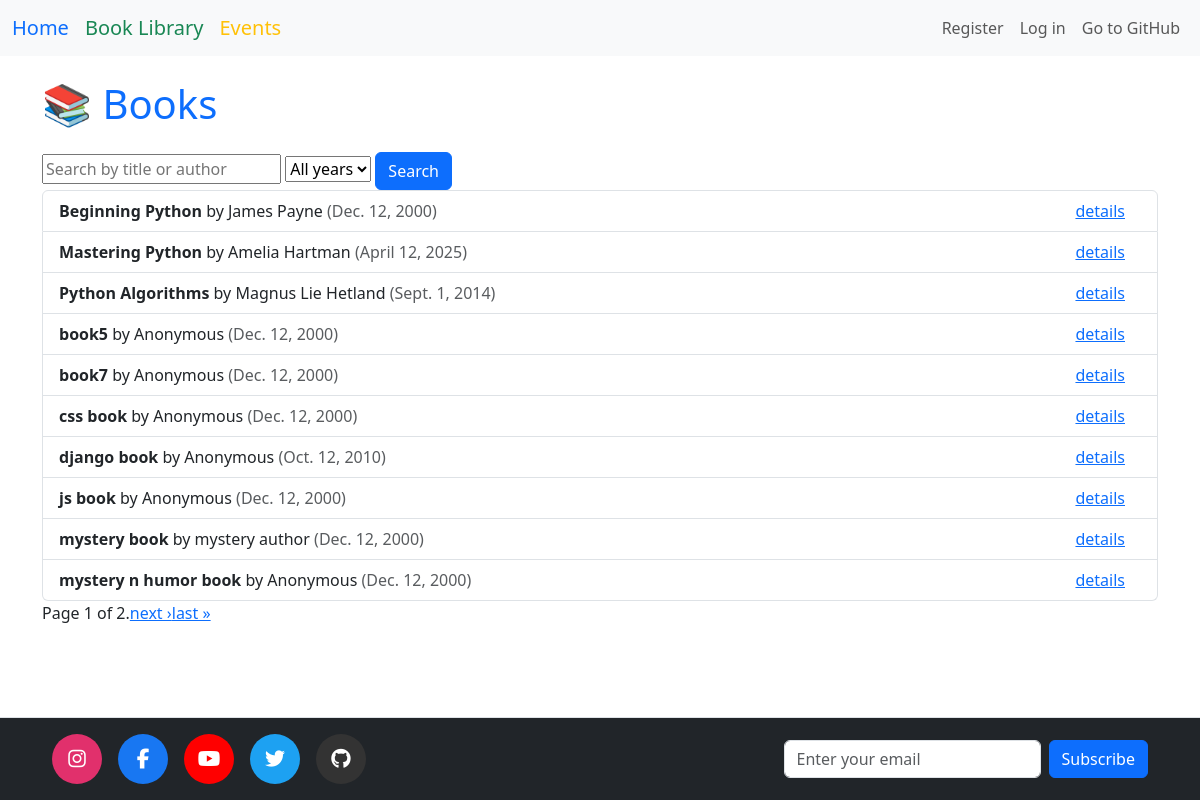
The page /books/ on the database its author committed.
### books/models.py (models this page shows, shortened)
class Book(models.Model):
    title = models.CharField(max_length=100)
    author = models.CharField(max_length=100, default='Anonymous')
    published = models.DateField(null=True, blank=True,
    default='2000-12-12')  # YYYY-MM-DD
    content = models.TextField(
        blank=True,
        null=True,
    )
    genres = models.ManyToManyField(Genre, related_name='books')
    pdf_file = models.FileField(upload_to='media_files/pdfs/', null=True, blank=True)

### books/views.py (the view, shortened to what this page needs)
# urls.py: path('books/', views.book_list, name='book_list'),
def book_list(request):
    books = Book.objects.all()
    user = request.user
    form = BookSearchForm(request.GET or None)
    books = books.order_by('title')
    paginator = Paginator(books, 10)
    page_number = request.GET.get('page')
    page_obj = paginator.get_page(page_number)
    context = {
        'user': user,
        'form': form,
        'page_obj': page_obj,
    }
    return render(request, 'books/book_list.html', context)

### books/forms.py
class EmailSubscriptionForm(forms.Form):
    email = forms.EmailField(
        widget=forms.EmailInput(attrs={
            'class': 'form-control',
            'placeholder': 'Enter your email',
            'required': True,
        }),
        label=""
    )

class BookSearchForm(forms.Form):
    search_query = forms.CharField(
        max_length=100,
        required=False,
        widget=forms.TextInput(attrs={
            'placeholder': 'Search by title or author',
        })
    )
    date_search_query = forms.ChoiceField(
        choices=[],
        required=False,
        label="Published Year"
    )
    def __init__(self, *args, **kwargs):
        super().__init__(*args, **kwargs)
        self.fields['date_search_query'].choices = get_year_choices()

### books/context_processors.py (called while the page is built)
def subscription_form(request):
    return {
        'subscribe_form': EmailSubscriptionForm()
    }

### books/utils.py (called while the page is built)
def get_year_choices():
    years_qs = Book.objects.annotate(year=ExtractYear('published')) \
                           .values_list('year', flat=True) \
                           .distinct()
    years = sorted([y for y in years_qs if y is not None], reverse=True)
    return [('', 'All years')] + [(str(y), str(y)) for y in years]

### templates/books/book_list.html (shortened to what this page needs)
{% extends '../base.html' %}
{% block content %}
<div class="container mt-4">
  <div class="d-flex justify-content-between align-items-center mb-3">
    <h1 class="text-primary">📚 Books</h1>
  </div>
<form method="get" action="">
    {{ form.search_query }}
    {{ form.date_search_query }}
    <button type="submit" class="btn btn-primary">Search</button>
</form>
  {% if page_obj.object_list %}
    <ul class="list-group">
      {% for book in page_obj.object_list %}
          <li class="list-group-item d-flex align-items-center justify-content-between">
              <div>
                <strong>{{ book.title }}</strong> by {{ book.author }}
                <span class="text-muted">({{ book.published }})</span>
              </div>
              <div>
                <a href="{% url 'book_details' book.pk %}" class="me-3">details</a>
              </div>
          </li>
      {% endfor %}
    </ul>
  <div class="pagination">
        <span>
            Page {{ page_obj.number }} of {{ page_obj.paginator.num_pages }}.
        </span>
        {% if page_obj.has_next %}
            <a href="?page={{ page_obj.next_page_number }}{% if form.search_query.value %}&search_query={{ form.search_query.value }}{% endif %}">next &rsaquo;</a>
            <a href="?page={{ page_obj.paginator.num_pages }}{% if form.search_query.value %}&search_query={{ form.search_query.value }}{% endif %}">last &raquo;</a>
        {% endif %}
    </div>
  {% else %}
    <div class="alert alert-warning">
      No books available. Click "Add a New Book" to get started.
    </div>
  {% endif %}
</div>
{% endblock %}

### templates/base.html (shortened to what this page needs)
{% load static %}
<!DOCTYPE html>
<html lang="en">
<head>
    <link href="https://cdn.jsdelivr.net/npm/bootstrap@5.3.0/dist/css/bootstrap.min.css" rel="stylesheet">
    <link rel="stylesheet" href="https://cdnjs.cloudflare.com/ajax/libs/font-awesome/4.7.0/css/font-awesome.min.css">
    <link rel="stylesheet" href="https://cdnjs.cloudflare.com/ajax/libs/font-awesome/6.5.0/css/all.min.css">
    <link rel="stylesheet" href="{% static 'css/style.css' %}">
</head>
<body>
{% include "navbar.html" %}
<main class="flex-fill pb-5">
  {% block content %}
  {% endblock %}
</main>
{% include "footer.html" %}
</body>
</html>

### templates/navbar.html
<nav class="navbar navbar-expand-lg navbar-light bg-light mb-4">
  <div class="container-fluid">
    <a class="navbar-brand text-primary" href="{% url 'index' %}">Home</a>
    <a class="navbar-brand text-success" href="{% url 'book_list' %}">Book Library</a>
    <a class="navbar-brand text-warning" href="{% url 'event_list' %}">Events</a>
    <div class="collapse navbar-collapse" id="navbarNav">
      <ul class="navbar-nav ms-auto">
        {% if request.user.is_authenticated %}
          <li class="nav-item">
            <p class="nav-link">Hello <a href="{% url 'dashboard' %}">{{ request.user.username }}</a></p>
          </li>
          <li class="nav-item">
            <form method="post" action="{% url 'logout' %}">
              {% csrf_token %}
              <button type="submit" class="btn btn-outline-danger nav-link border-0 bg-transparent">Logout</button>
            </form>
          </li>
        {% else %}
          <li class="nav-item">
            <a class="nav-link" href="{% url 'register' %}">Register</a>
          </li>
          <li class="nav-item">
            <a class="nav-link" href="{% url 'login' %}">Log in</a>
          </li>
           <li class="nav-item">
            <a class="nav-link" href="{% url 'github-redirect' %}">Go to GitHub</a>
          </li>
        {% endif %}
      </ul>
    </div>
  </div>
</nav>

### templates/footer.html (shortened to what this page needs)
<footer class="bg-dark py-3 fixed-bottom border-top">
  <div class="container d-flex justify-content-center justify-content-md-between align-items-center gap-3">
    <div class="d-flex gap-3">
      <a href="https://instagram.com/" class="icon instagram"><i class="fab fa-instagram"></i></a>
      <a href="https://facebook.com/" class="icon facebook"><i class="fab fa-facebook-f"></i></a>
      <a href="https://youtube.com/" class="icon youtube"><i class="fab fa-youtube"></i></a>
      <a href="https://twitter.com/" class="icon twitter"><i class="fab fa-twitter"></i></a>
      <a href="https://github.com/" class="icon github"><i class="fab fa-github"></i></a>
    </div>
    <form method="POST" action="{% url 'subscribe' %}" novalidate class="d-flex align-items-center">
      {{ subscribe_form.email  }}
      <button type="submit" class="btn btn-primary ms-2">Subscribe</button>
    </form>
  </div>
</footer>

### static/css/style.css (style rules this page uses)
body { padding-bottom: 100px; }
footer { display: flex; gap: 30px; justify-content: center; padding: 40px; background: #f9f9f9; }
.icon { width: 50px; height: 50px; border-radius: 50%; display: flex; align-items: center; justify-content: center; color: white; font-size: 20px; text-decoration: none; transition: transform 0.3s, box-shadow 0.3s; }
.instagram { background: #E1306C; }
.facebook { background: #1877F2; }
.youtube { background: #FF0000; }
.twitter { background: #1DA1F2; }
.github { background: #333333; }

### rows shown on the page
Book: title "Beginning Python", author "James Payne", published "Dec. 12, 2000"
Book: title "Mastering Python", author "Amelia Hartman", published "April 12, 2025"
Book: title "Python Algorithms", author "Magnus Lie Hetland", published "Sept. 1, 2014"
Book: title "book5", author "Anonymous", published "Dec. 12, 2000"
Book: title "book7", author "Anonymous", published "Dec. 12, 2000"
Book: title "css book", author "Anonymous", published "Dec. 12, 2000"
Book: title "django book", author "Anonymous", published "Oct. 12, 2010"
Book: title "js book", author "Anonymous", published "Dec. 12, 2000"
Book: title "mystery book", author "mystery author", published "Dec. 12, 2000"
Book: title "mystery n humor book", author "Anonymous", published "Dec. 12, 2000"

### other values the page prints
{{ page_obj.number }} "1"
{{ page_obj.paginator.num_pages }} "2"
